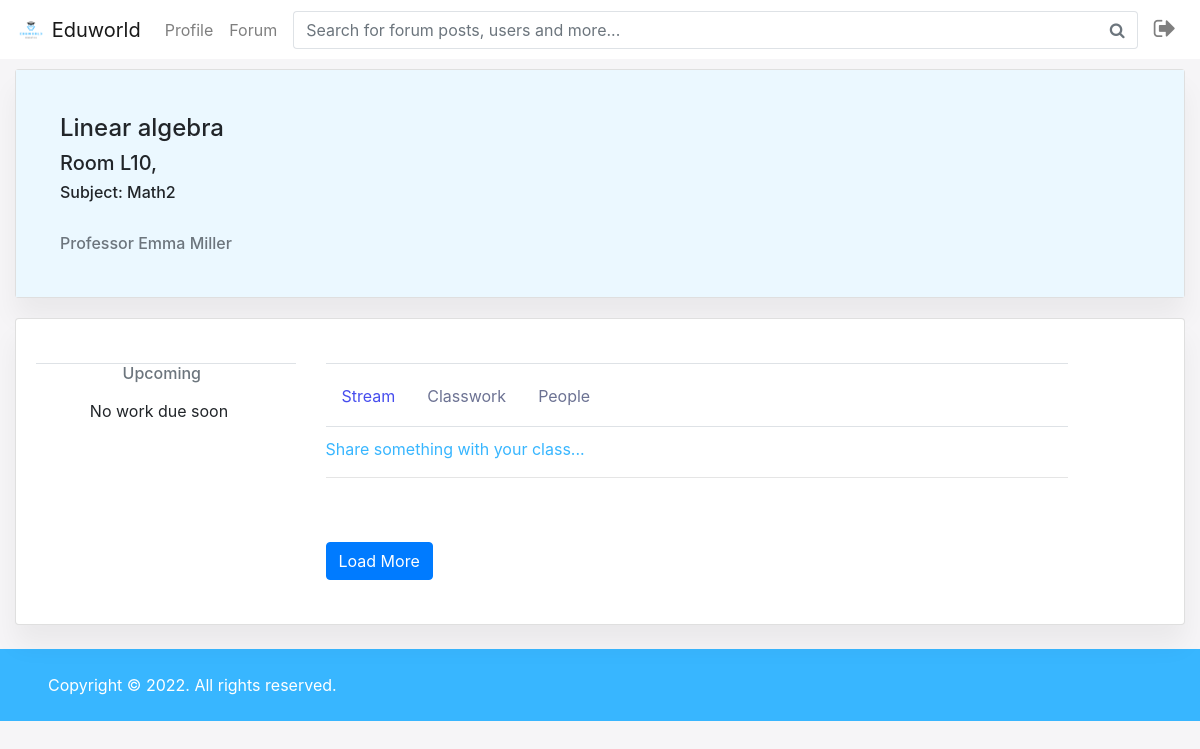
The app's page /classroom/1 (signed in) with its own data.
### eduworld/models.py (models this page shows, shortened)
class Classe(models.Model):
    id = models.IntegerField(primary_key=True)
    dono = models.ForeignKey(User, on_delete=models.CASCADE, related_name="Teacherr")
    name = models.CharField(max_length=300)
    section = models.CharField(max_length=200, blank=True)
    subject = models.CharField(max_length=200, blank=True)
    room = models.CharField(max_length=200, blank=True)
    code = models.CharField(max_length=200)
    data = models.DateTimeField(default=datetime.datetime.now)
    alunos = models.ManyToManyField(Aluno, related_name="alunoss", default=None, blank=True)
    alunos_count = models.BigIntegerField(default="0")

### eduworld/views.py (the view, shortened to what this page needs)
# urls.py: path("classroom/<int:pk>", views.classroom, name="classroom"),
@login_required
def classroom(request, pk):
    if not is_complete(request.user.id):
        return HttpResponseRedirect(reverse("complete", args=[request.user.id]))
    NOT_FOUND = False
    data = Classe.objects.filter(id = pk).values()
    if not data:
        NOT_FOUND = True
        return render(request, "eduworld/classe.html", {"NOT_FOUND":NOT_FOUND})
    dono_user_id = Classe.objects.filter(id = pk).values('dono')[0]['dono'] #user_id do dono
    infor = Teacher.objects.filter(usuario=dono_user_id).values('name', 'call', 'last_name')
    dono = f"{infor[0]['call']} {infor[0]['name']} {infor[0]['last_name']}"
    teacher_pic = Complementos.objects.filter(usuario=dono_user_id).values('foto')[0]['foto']
    DONO = False
    if dono_user_id == request.user.id:
        DONO = True
    posts = ClassePosts.objects.filter(classe = pk).values().order_by('-data').distinct()
    lista_de_nomes = []
    lista_de_fotos = []
    for i in range (len(posts)):
        ID = posts[i]['dono_id']
        type_of_user = aluno_ou_prof(ID)
        if type_of_user == 'student':
            nome = Aluno.objects.filter(usuario=ID).values('name', 'last_name')
            nome = f"{nome[0]['name']} {nome[0]['last_name']}"
        else:
            nome = Teacher.objects.filter(usuario=ID).values('name', 'last_name', 'call')
            nome = f"{nome[0]['call']} {nome[0]['name']} {nome[0]['last_name']}"
        foto = Complementos.objects.filter(usuario=ID).values('foto')
        lista_de_nomes.append(nome)
        lista_de_fotos.append(foto[0]['foto'])
    posts_info = zip(lista_de_fotos, lista_de_nomes, posts)
    mudar_variavel(list(posts), lista_de_nomes, lista_de_fotos, pk)
    _classe_ = get_object_or_404(Classe, id=pk)
    alunos_na_classe = []
    for x in _classe_.alunos.all():
        alunos_na_classe.append(x.id)
    lista_de_nomes_alunos = []
    lista_de_ids_alunos_users = []
    lista_de_fotos_alunos = []
    if len(alunos_na_classe) >= 1:
        for ident in alunos_na_classe:
            inf = Aluno.objects.filter(id=ident).values('name', 'last_name', 'usuario')
            nome = f"{inf[0]['name']} {inf[0]['last_name']}"
            lista_de_nomes_alunos.append(nome)
            lista_de_ids_alunos_users.append(inf[0]['usuario'])
            foto = Complementos.objects.filter(usuario=inf[0]['usuario']).values('foto')
            lista_de_fotos_alunos.append(foto[0]['foto'])
        students = zip(lista_de_nomes_alunos, lista_de_ids_alunos_users, lista_de_fotos_alunos, alunos_na_classe)
        students = sorted(students, key=lambda x: x[0])
    else:
        students = False
    nomes = False
    notas_de_cada_atividade = False
    assigments = PDFAssignments.objects.filter(classe=pk).values().order_by('id')
    today = date.today()
    d2 = today.strftime("%B %d, %Y") # Today
    type_of_user = aluno_ou_prof(request.user.id)
    if type_of_user == 'student':
        due_dates = []
        titulos = []
        ids = []
        for x in range (len(assigments)):
            datetime_object = datetime.strptime(assigments[x]['due_date'], '%B %d, %Y')
            due_dates.append(datetime_object)
            titulos.append(assigments[x]['titulo'])
            ids.append(assigments[x]['id'])
        if len(due_dates) >= 1:
            currentDate = datetime.today()
            tomorrow = datetime.now() + timedelta(days=1)
            tomorrow = tomorrow.strftime('%A')
            today = currentDate.strftime('%A')
            datas_da_semana = []
            titulos_da_semana = []
            for x in range (len(due_dates)):
                assim = due_dates[x]
                dif = (assim - currentDate).total_seconds()
                if dif > 0 and dif <= 604800: # Atividades da semana
                    if assim.strftime('%A') == tomorrow:
                        datas_da_semana.append('Tomorrow') # Dia da atividade
                    elif assim.strftime('%A') == today:
                        datas_da_semana.append('Today') # Dia da atividade
                    else:
                        datas_da_semana.append(assim.strftime('%A')) # Dia da atividade
                    titulos_da_semana.append(titulos[x]) # titulo da atividade
                elif dif <= 0:
                    p = StatusAluno.objects.get(aluno=request.user.id, atividadePDF_id = ids[x])
                    if p.status == 'Not submitted yet':
                        p.status = 'Missed'  # change field
                        p.save() # this will update only
            if datas_da_semana:
                agenda = zip(titulos_da_semana, datas_da_semana)
            else:
                agenda = False
        else:
            agenda = False
        status = StatusAluno.objects.filter(aluno=request.user.id).values().order_by('atividadePDF_id')
        aluno_atv = zip(assigments, status)
    tam = int(len(assigments))
    return render(request, "eduworld/classe.html", {"data":data, "dono":dono, "DONO":DONO, "pk":pk, "posts":posts,
                                                    "posts_info":posts_info, "form":NewPost(), "assigments":assigments, "type_of_user":type_of_user,
                                                    "students":students, "teacher_name":dono, "teacher_id":dono_user_id, "teacher_pic":teacher_pic,
                                                    "aluno_atv":aluno_atv, "agenda":agenda, "nomes":nomes, "totalatv":tam,
                                                    "notas":notas_de_cada_atividade,})

### eduworld/views.py
class NewPost(forms.ModelForm):
    class Meta:
        model = ClassePosts
        fields = ('post_text',)
        labels = {
			'post_text': '',
		}
        widgets = {
            'Post': forms.Textarea(attrs={'autocomplete':'off', 'class':'form-control', 'placeholder':'Share something with your class...'}),
        }

### eduworld/views.py (called while the page is built)
def is_complete(pk):
    aluno = Aluno.objects.filter(usuario=pk).values('completo')
    prof = Teacher.objects.filter(usuario=pk).values('completo')
    if aluno or prof:
        return True
    else:
        return False

def aluno_ou_prof(pk):
    aluno = Aluno.objects.filter(usuario=pk).values('completo')
    if aluno:
        return 'student'
    else:
        prof = Teacher.objects.filter(usuario=pk).values('completo')
        if prof:
            return 'prof'
        else:
            return False

def mudar_variavel(data, nome, foto, pk):
    global POSTDATA, POSTFOTO, POSTNOME, CLASSE
    POSTDATA = data
    POSTFOTO = foto
    POSTNOME = nome
    CLASSE = pk

### eduworld/templates/eduworld/classe.html (shortened to what this page needs)
{% extends "eduworld/layoutLOG.html" %}
{% load static %}
{% block body %}
  <div class="container-fluid" style="padding-top:10px;">
    <div class="row">
      <div class="col-12">
        <div class="card">
          <div class="card-body" style="background-color:#ebf8ff;">
            {% if NOT_FOUND %}
              <img alt ="404" id="not_found" src="https://www.artzstudio.com/content/images/wordpress/2020/05/404-error-not-found-page-lost.png">
              </div></div></div></div></div>
            {% else %}
              <div class="tab-content no-border padding-24">
              {% for item in data %}
                <h4><span class="middle" style="text-align:center;">{{item.name}}</span></h4>
                <h5><span class="middle" style="text-align:center;">{% if item.room %}Room {{item.room}},{% endif %} {% if item.section %} Section {{item.section}}{% endif %}</span></h5>
                <h6><span class="middle" style="text-align:center;">{% if item.subject %}Subject: {{item.subject}}{% endif %}</span></h6>
              {% endfor %}
              <br><h4 class="mb-0 mr-2 text-muted pqn">{{dono}}</h4>
            </div>
          </div>
        </div>
      </div>
    </div>
  </div>
<div class="container-fluid" id="pad">
<div class="row">
  <div class="col-12">
    <div class="card">
      <div class="card-body">
        <div class="row">
          <div class="col-sm-3">
            <div class="border-bottom text-center pb-4">
                </div>
              {% for item in data %}
                <div class="mb-3">
                  {% if type_of_user == 'prof' %}
                    <div class="d-flex align-items-center justify-content-center">
                      <h5 class="mb-0 mr-2 text-muted pqn">Class Zoom Meet</h5>
                    </div>
                  {% else %}
                    <div class="d-flex align-items-center justify-content-center">
                      <h5 class="mb-0 mr-2 text-muted pqn">Upcoming</h5>
                    </div>
                  {% endif %}
                </div>
              {% endfor %}
              {% if agenda %}
                {% for titulo, data in agenda %}
                  <div class="d-flex justify-content-center">
                    <span class="data_menu">Due {{data}}&nbsp;</span>
                  </div>
                  <div class="d-flex justify-content-center">
                    <span>{{titulo}}&nbsp; &nbsp;</span>
                  </div>
                {% endfor %}
                <a href="#" class="vewmore" id="viewall">
                    View All
                </a>
              {% else %}
                {% if type_of_user == 'prof' %}
                  <div class="d-flex justify-content-center">
                    <span>
                      <form action="https://us05web.zoom.us/j/89093605982?pwd=T3o4V3ppRUdrNjZPdXJXeFJmaGZNUT09" target="_blank">
                        <input type="submit" class="btn btn-primary btn-sm" value="Join meet"></input>
                      </form>
                      &nbsp; &nbsp;
                    </span>
                  </div>
                {% else %}
                  <div class="d-flex justify-content-center">
                    <span>No work due soon&nbsp; &nbsp;</span>
                  </div>
                {% endif %}
              {% endif %}
            </div>
          <div class="col-lg-8">
            <div class="mt-4 py-2 border-top border-bottom">
              <ul class="nav profile-navbar" id="navi">
                <li class="nav-item">
                  <a class="nav-link active" id="Stream" style="cursor:pointer;">
                    Stream
                  </a>
                </li>
                <li class="nav-item">
                  <a class="nav-link" id="Classwork" style="cursor:pointer;">
                    Classwork
                  </a>
                </li>
                <li class="nav-item">
                  <a class="nav-link" id="People" style="cursor:pointer;">
                    People
                  </a>
                </li>
              </ul>
            </div>
      <div id="home">
        <div class="panel-body" style="padding-top:10px;">
        <a id="post" class="vewmore" style="cursor:pointer; display:block; color:#38b6ff;" onclick = "newpost()">
          {% if type_of_user == 'prof' %}
            Announce something to your class...
          {% else %}
            Share something with your class...
          {% endif %}
        </a>
          <hr class="margin-bottom-10">
        </div>
          <br>
            <br>
            <div id="loading-box">
              <button class="btn btn-primary" id="loadbtn"> Load More</button>
            </div>
          <br>
        </div>
          </div>
        </div>
      </div>
    </div>
  </div>
</div>
</div>
{% endif %}
{% endblock %}

### eduworld/static/eduworld/styles.css (style rules this page uses)
body { background: #f6f5f7; }
.vewmore { color:#38b6ff; }
.form-control, .btn { border-radius: 3px; }
body { margin-top:20px; }
.profile-navbar .nav-item .nav-link { color: #6c7293; }
.profile-navbar .nav-item .nav-link.active { color: #464dee; }
.pqn { font-size: 1rem; }
#pad { padding-top:20px; }
.tab-content.padding-24 { padding: 24px 18px }
.tab-content.no-border.padding-24 { padding: 24px }
.card { box-shadow: 0 0.15rem 1.75rem 0 rgb(33 40 50 / 15%); }
.card { box-shadow: 0 20px 27px 0 rgb(0 0 0 / 5%); }
.card { position: relative; display: flex; flex-direction: column; min-width: 0; word-wrap: break-word; background-color: #fff; background-clip: border-box; border: 0 solid rgba(0,0,0,.125); border-radius: 1rem; }

### records on screen
Classe: name "Linear algebra", room "L10", subject "Math2"

### other values on screen
{{ dono }} "Professor Emma Miller"
